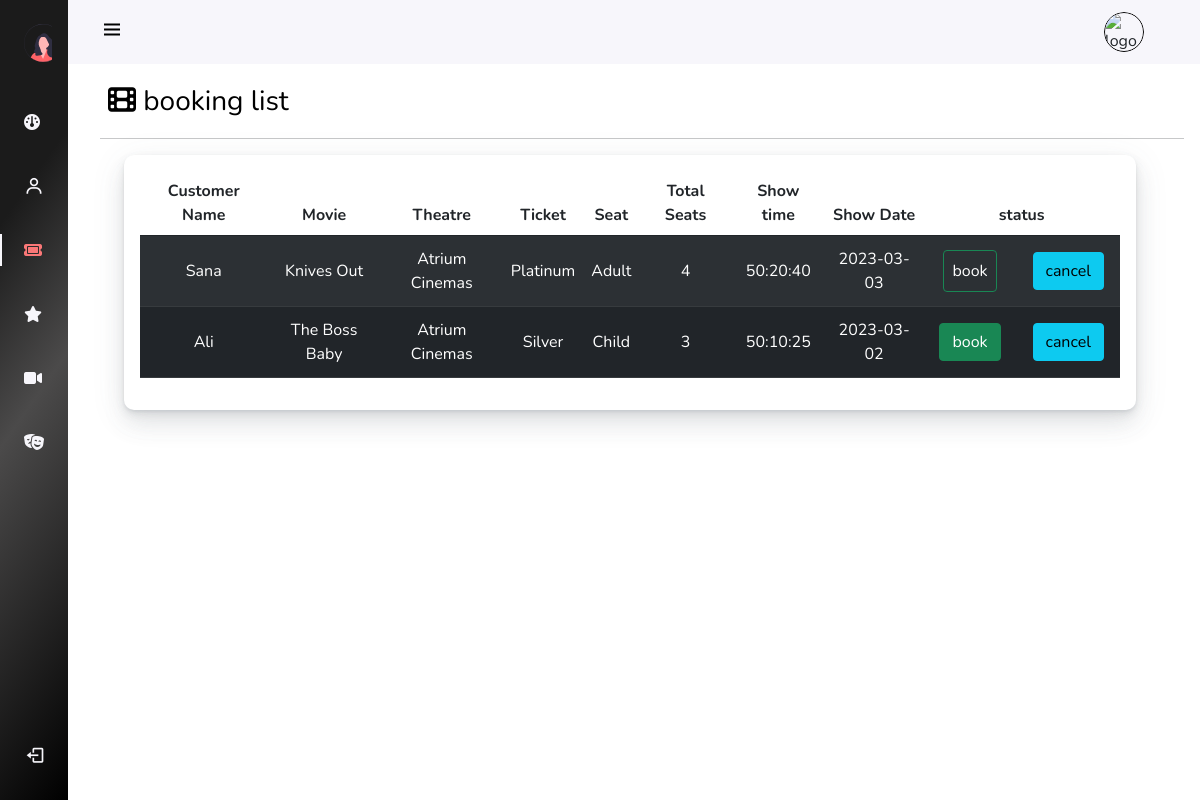
/AdminPanel/Pages/booking.php, run on the app's committed database.
### tables this page shows
CREATE TABLE `booking` (
  `booking_id` int(11) NOT NULL,
  `customer-name` varchar(255) NOT NULL,
  `movieTitle` varchar(255) NOT NULL,
  `genre-type` varchar(255) NOT NULL,
  `theater-name` varchar(255) NOT NULL,
  `ticket-type` varchar(255) NOT NULL,
  `seat-type` varchar(50) NOT NULL,
  `Total-seat` varchar(255) NOT NULL,
  `show-time` time NOT NULL,
  `show-date` date NOT NULL,
  `status` varchar(255) NOT NULL
);

### AdminPanel/Pages/booking.php (the view, shortened to what this page needs)
<?php
include("scripts.php");
include("Config.php");
?>
<!DOCTYPE html>
<html lang="en">
<head>
    <link rel="stylesheet" href="../assets/css/instyle.css">
</head>
<body id="body-pd">
    <header class="header" id="header">
        <div class="header_toggle"> <i class='bx bx-menu' id="header-toggle"></i> </div>
        <div class="d-flex" >
                <div class="header_img ms-auto mx-4"> <img class="img-fluid" src="../assets/images/uploads/<?php echo $_SESSION['picture'] ;?> "
                style="width:40px;height:40px;border:1px solid black;border-radius:50px;"  alt="logo"> </div>
             </div>
    </header>
    <div class="l-navbar" id="nav-bar">
        <nav class="nav">
            <div>
                 <a href="#" class="nav_logo"> <img src="../assets/images/adminlogo.svg" alt="">  <span class="nav_logo-name">Admin &nbsp;Panel </span> </a>
                <div class="nav_list">
                    <a href="../index.php" class="nav_link  "> <i class="fa-solid fa-gauge"></i>
                     </a>
                     <a href="../Pages/Users.php" class="nav_link "> <i class='bx bx-user nav_icon'></i>
                    <span class="nav_name ">Users</span> </a>
                     <a href="../Pages/booking.php" class="nav_link active " > <i class="fa-solid fa-ticket"></i> <span class="nav_name">bookings</span> </a>
                     <a href="../Pages/reviews.php" class="nav_link"> <i class="fa-solid fa-star"></i><span class="nav_name">reviews</span> </a>
                     <a href="../Pages/Movies.php" class="nav_link"> <i class="fa-solid fa-video"></i> <span class="nav_name">movies</span> </a>
                     <a href="../Pages/Theaters.php" class="nav_link"><i class="fa-solid fa-masks-theater"></i> <span class="nav_name">theatre</span> </a>
                    </div>
            </div>
                     <a href="#" class="nav_link">
                <form action="logout.php" method="POST">
                <button class="btn btn-transparent m-0 p-0" type="submit" name="Signout">
                    <i class='bx bx-log-out nav_icon'></i> <span class="nav_name">SignOut</span>
                 </a>
        </nav>
    </div>
    <div class=" d-flex">
             <div class="user-l  mt-3">
                <a
                 href="#" class="user-head"><i class="fa-sharp fa-solid fa-film"></i> <span class="nav_name">booking list</span> </a>
             </div>
        </div>
<hr>
<div class="page-content page-container"  id="page-content">
            <div class="padding">
              <div class="row container d-flex justify-content-center">
                <div class="col-lg-12 grid-margin stretch-card">
                  <div class="card ">
                    <div class="card-body">
                      <div class="table-responsive">
                        <form action="" method="post" id="user_del_form"  >
                          <table class="table table-striped table-hover align-middle text-center">
                            <thead>
                              <tr>
                                <th>Customer Name</th>
                               <th>Movie</th>
                               <th>Theatre </th>
                               <th>Ticket </th>
                                <th>Seat </th>
                               <th>Total Seats</th>
                               <th>Show time</th>
                               <th >Show Date</th>
                               <th colspan=2 >status</th>
                        </tr>
                      </thead>
                      <tbody class="table table-dark table-striped">
                      <?php
                $data = mysqli_query($conn,"SELECT * from booking");
                while ($users_data = mysqli_fetch_array($data)){
                      ?>
                        <tr>
                          <td><?php echo $users_data["customer-name"] ?></td>
                          <td><?php echo $users_data["movieTitle"] ?></td>
                          <td><?php echo $users_data["theater-name"] ?></td>
                          <td><?php echo $users_data["ticket-type"] ?></td>
                          <td><?php echo $users_data["seat-type"] ?></td>
                          <td><?php echo $users_data["Total-seat"] ?></td>
                          <td><?php echo $users_data["show-time"] ?></td>
                          <td><?php echo $users_data["show-date"] ?></td>
                          <td>
                          <form action="adminAccept.php" method="post">
                            <input class="btn btn-success" type="submit" name="book" value="book">
                           </form>
                          </td>
                          <td>
                           <form action="adminAccept.php" method="post">
                            <input class="btn btn-info" type="submit" name="cancel" value="cancel" >
                           </form>
                          </td>
                         </tr>
                        <?php  } ?>
                      </tbody>
                    </form>
</div>
</div>
</div>
</div>
</div>
</div>
</div>
</body>

### AdminPanel/assets/css/instyle.css (style rules this page uses)
:root { --header-height: 3rem;--nav-width: 68px; --first-color: #E46568; --first-color-light: #AFA5D9; --white-color: #F7F6FB; --body-font: 'Nunito', sans-serif; --gradient:linear-gradient(125deg,#5D48A6,#94378C,#CD2671); --normal-font-size: 1rem;--z-fixed: 100 }
body { position: relative; margin: var(--header-height) 0 0 0; padding: 0 1rem; font-family: var(--body-font); font-size: var(--normal-font-size); transition: .5s }
a { text-decoration: none }
.header { width: 100%; height: var(--header-height); position: fixed;top: 0; left: 0; display: flex; align-items: center; justify-content: space-between; padding: 0 1rem; background-color: var(--white-color); z-index: var(--z-fixed); transition: .5s }
.header_toggle { color: black; font-size: 1.5rem; cursor: pointer }
.header_img { width: 35px; height: 35px; display: flex; justify-content: center; border-radius: 50%; overflow: hidden }
.header_img img { width: 40px; }
.l-navbar { position: fixed; top: 0;left: -30%; width: var(--nav-width); height: 100vh; background:linear-gradient(125deg,rgb(27, 27, 27) 25%,rgb(75, 74, 74) 50%,black) 100%; padding: .5rem 1rem 0 0; transition: .5s; z-index: var(--z-fixed) }
.nav { height: 100%; display: flex;flex-direction: column; justify-content: space-between; overflow: hidden }
.nav_logo, .nav_link { display: grid; grid-template-columns: max-content max-content; align-items: center; column-gap: 1rem;padding: .5rem 0 .5rem 1.5rem }
.nav_logo { margin-bottom: 2rem }
.nav_link { position: relative;color: var(--white-color);margin-bottom: 1.5rem;transition: .3s }
.nav_icon { font-size: 1.25rem }
.active { color: rgb(250, 119, 119) }
.active::before { content: '';position: absolute;left: 0;width: 2px;height: 32px;background-color: var(--white-color) }
@media screen and (min-width: 768px) { body { margin: calc(var(--header-height) + 1rem) 0 0 0;padding-left: calc(var(--nav-width) + 2rem) } }
@media screen and (min-width: 768px) { .header { height: calc(var(--header-height) + 1rem);padding: 0 2rem 0 calc(var(--nav-width) + 2rem) } }
@media screen and (min-width: 768px) { .header_img { width: 40px;height: 40px } }
@media screen and (min-width: 768px) { .header_img img { width: 45px } }
@media screen and (min-width: 768px) { .l-navbar { left: 0;padding: 1rem 1rem 0 0 } }
.card { background-color: #fff; border-radius: 10px; border: none; position: relative; margin-bottom: 30px; box-shadow: 0 0.46875rem 2.1875rem rgba(90,97,105,0.1), 0 0.9375rem 1.40625rem rgba(90,97,105,0.1), 0 0.25rem 0.53125rem rgba(90,97,105,0.12), 0 0.125rem 0.1875rem rgba(90,97,105,0.1); }
.user-l .user-head { text-decoration: none; color: black; font-size: 28px; margin-left: 8px; }

### data on the page
booking: value "Sana", movieTitle "Knives Out", value "Atrium Cinemas", value "Platinum", value "Adult", value "4", value "50:20:40", value "2023-03-03"
booking: value "Ali", movieTitle "The Boss Baby", value "Atrium Cinemas", value "Silver", value "Child", value "3", value "50:10:25", value "2023-03-02"
